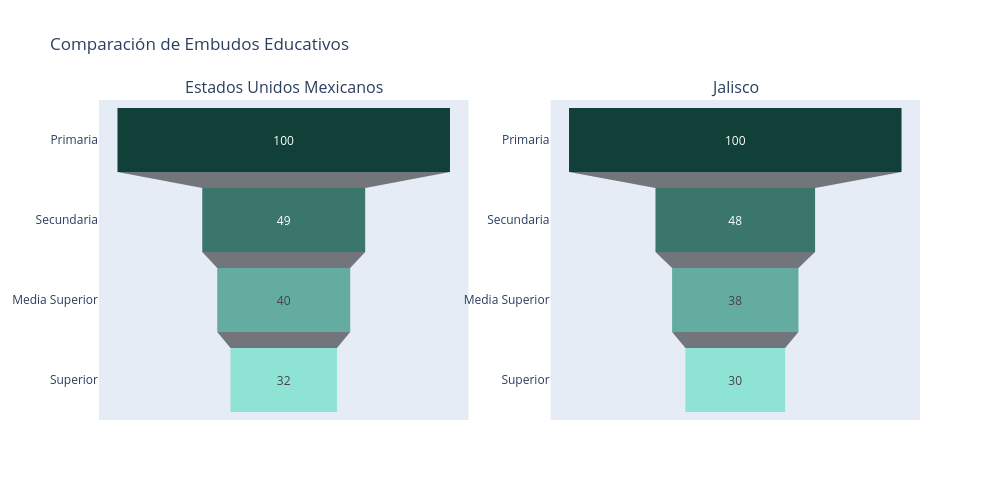

Source (notebook cell):
### Markdown cell above
## Comparación entre Estados

Puedes comparar los embudos de diferentes estados lado a lado:

### Code cell
from plotly.subplots import make_subplots

def comparar_embudos(estado1, estado2):
    """Comparar embudos de dos estados"""
    
    fig = make_subplots(rows=1, cols=2, subplot_titles=[estado1, estado2])
    
    color_start = "#114038"
    color_end = "#8ee3d5"
    stages = ['Primaria', 'Secundaria', 'Media Superior', 'Superior']
    colors = [interpolate_color(color_start, color_end, i / 3) for i in range(4)]
    
    for col, estado in enumerate([estado1, estado2], 1):
        datos = matriculas[matriculas['Entidad federativa'] == estado].copy()
        datos = datos[datos['Nivel educativo'].isin(['Primaria', 'Secundaria', 'Media superior', 'Superior'])]
        orden = {'Primaria': 0, 'Secundaria': 1, 'Media superior': 2, 'Superior': 3}
        datos['orden'] = datos['Nivel educativo'].map(orden)
        datos = datos.sort_values('orden')
        
        total_primaria = datos['Total'].iloc[0]
        valores = [round((t / total_primaria) * 100) for t in datos['Total']]
        
        fig.add_trace(
            go.Funnel(
                y=stages, x=valores,
                marker=dict(color=colors),
                showlegend=False
            ),
            row=1, col=col
        )
    
    fig.update_layout(height=500, width=1000, title_text="Comparación de Embudos Educativos")
    return fig

# Comparar México con otro estado
fig_comp = comparar_embudos('Estados Unidos Mexicanos', 'Jalisco')
fig_comp.show()

### Figure 1 — Plotly figure (JSON) as saved in the notebook; plotly's stock layout.template omitted (floating-point values rounded to 4 significant figures)
{"data": [{"marker": {"color": ["#114038", "#3a766c", "#64aca0", "#8ee3d5"]}, "showlegend": false, "type": "funnel", "x": [100, 49, 40, 32], "xaxis": "x", "y": ["Primaria", "Secundaria", "Media Superior", "Superior"], "yaxis": "y"}, {"marker": {"color": ["#114038", "#3a766c", "#64aca0", "#8ee3d5"]}, "showlegend": false, "type": "funnel", "x": [100, 48, 38, 30], "xaxis": "x2", "y": ["Primaria", "Secundaria", "Media Superior", "Superior"], "yaxis": "y2"}], "layout": {"annotations": [{"font": {"size": 16}, "showarrow": false, "text": "Estados Unidos Mexicanos", "x": 0.225, "xanchor": "center", "xref": "paper", "y": 1, "yanchor": "bottom", "yref": "paper"}, {"font": {"size": 16}, "showarrow": false, "text": "Jalisco", "x": 0.775, "xanchor": "center", "xref": "paper", "y": 1, "yanchor": "bottom", "yref": "paper"}], "height": 500, "title": {"text": "Comparación de Embudos Educativos"}, "width": 1000, "xaxis": {"anchor": "y", "domain": [0, 0.45]}, "xaxis2": {"anchor": "y2", "domain": [0.55, 1]}, "yaxis": {"anchor": "x", "domain": [0, 1]}, "yaxis2": {"anchor": "x2", "domain": [0, 1]}}}
